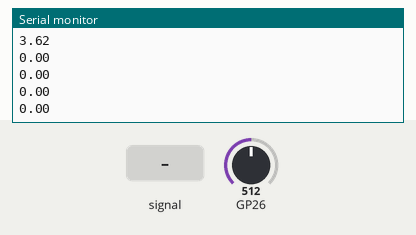
The program below on a simulated Raspberry Pi Pico. On the bench: the last lines printed to the serial monitor. Inputs (shaded band) come from the test bench; at power-on: GP26 = 512 (analog values on the 0–1023 scale).

Above: at 1.2 s.
1.3 s: GP26 fed a 200 Hz sine of ±81 counts around its level
At 1.56 s:
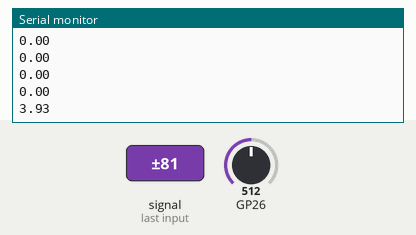
2.8 s: GP26 set to 716
At 2.96 s:
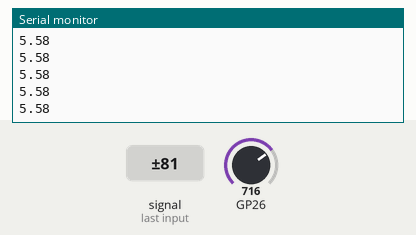
4.3 s: GP26 fed a 1000 Hz sine of ±255 counts around its level
At 4.56 s:
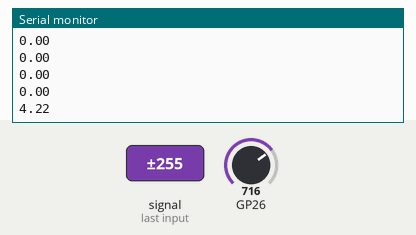
5.8 s: GP26 set to 900
At 5.96 s:
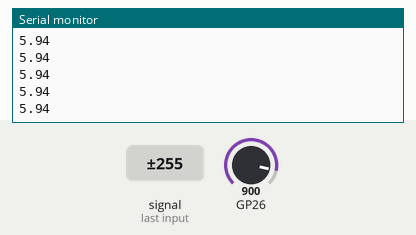
Timing chart, 0 to 8.3 s (numbered marks = the images above; inputs shaded):
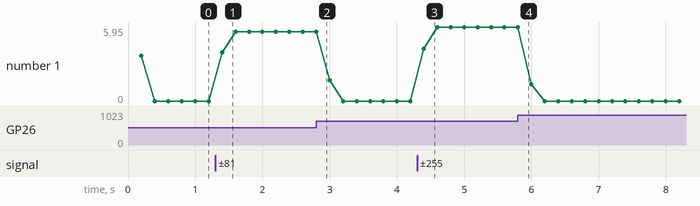

Measured:
- after the input at 1.3 s, the serial monitor: prints a new line after 0.10 s (image 1)
- after the input at 4.3 s, the serial monitor: prints a new line after 0.10 s (image 3)
- plotted number 1: 0 → 5.58 after the input at 1.3 s, 0 → 5.94 after the input at 4.3 s

The program:

main.cpp
```cpp
#include <Arduino.h>
#include "bandpassFilter.h"

#define zeroCurrent 1.66200 // vcc/2
#define sensitivity 12e-3 //10mV/A
#define sampTime 541e-6
bandPassFilter bpFilter;

float getCurrentRms();

void setup() {
 Serial.begin(9600);
 analogReadResolution(16);
 bpFilter.RcFilterInit(sampTime,40.0, 60.0);

}

void loop() {
  // float voltage1 = 3.3 * analogRead(A0) / 65536.0;
  // Serial.print(">unFiltered:");
  // Serial.println(voltage1);
  // Serial.print(">Filtered:");
  // Serial.println(bpFilter.RcFilterUpdate(voltage1) * 6.075);
  // float voltage2 = 3.3 * analogRead(A1) / 65536.0;
  // float current = (voltage1 - zeroCurrent)/sensitivity;
  // Serial.println(current,7);
  Serial.println(getCurrentRms());


}
float getCurrentRms()

{
  float current = 0;
  int samples = 0;
  float last = millis();

  while(millis()-last < 200)
  {
     float voltage1 = 3.3 * analogRead(A0) / 65536.0;
     voltage1 = bpFilter.RcFilterUpdate(voltage1);
     float currentTemp = (voltage1);
     current = current + sq(currentTemp);

     samples++;
  }

  current = sqrt(current/(float)samples)/ sensitivity;
  return current;
}
```

bandpassFilter.h
```cpp
typedef struct{
  float coeff[2];
  float out[2];
}RcLowPass;

typedef struct{
  float coeff;
  float out[2];
}RcHighPass;
class bandPassFilter{

 public:
   void RcFilterInit(float, float,float);
   float RcFilterUpdate(float);
  private:
  RcLowPass filtL;
  RcHighPass filtH;

};
void bandPassFilter::RcFilterInit(float sampTime, float lowFreq, float highFreq)
{
  //low pass filter
  float RC = 1/(6.2831853072f*lowFreq);
  filtL.coeff[0] = sampTime/(sampTime+RC);
  filtL.coeff[1] = RC /(sampTime + RC);

  //high pass filter
  float RC2 = 1/(6.2831853072f*highFreq);
  filtH.coeff = RC2/(sampTime+RC2);
  //initial outputs to zero
  filtL.out[0] = 0.0f;
  filtL.out[1] = 0.0f;
  filtH.out[0] = 0.0f;
  filtH.out[1] = 0.0f;

}
float bandPassFilter::RcFilterUpdate(float input)
{
  //low pass filter
  filtL.out[1] = filtL.out[0];
  filtL.out[0] = filtL.coeff[0] * input + filtL.coeff[1] * filtL.out[1];

  //high pass filter

  filtH.out[1] = filtH.out[0];
  filtH.out[0] = filtH.coeff* (filtL.out[0] - filtL.out[1]) + filtH.coeff*filtH.out[1];
  return filtH.out[0];
  }
```
